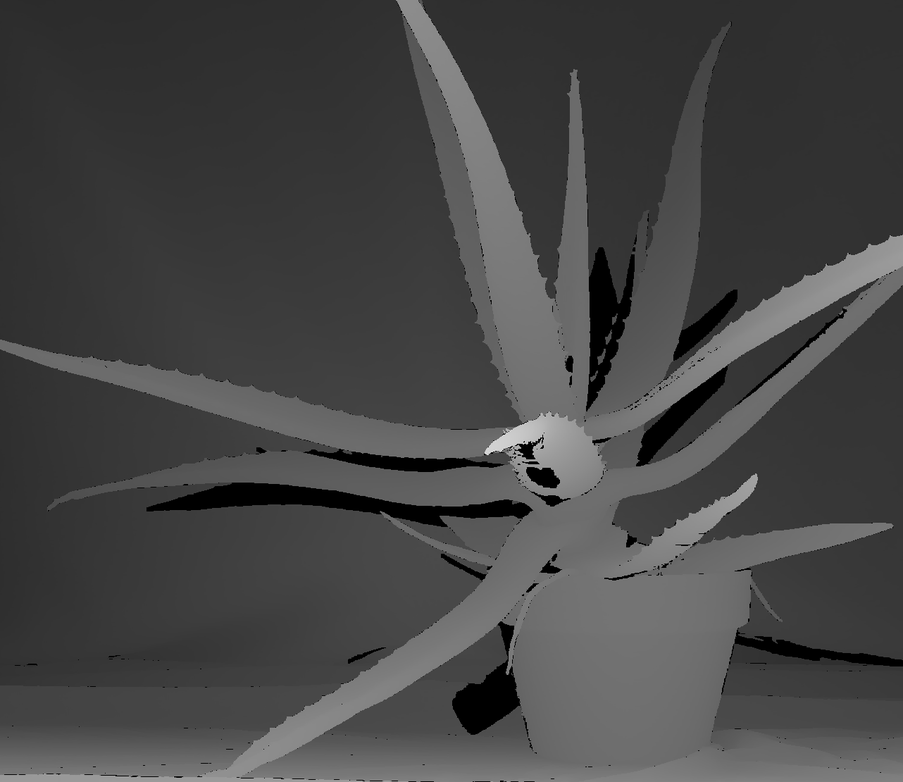
//> input picture images/aloeGT.png, 903 x 782 px, shrunk from 1282 x 1110 before the run, given in place of abc.png, which was not available
$ ./053-二值图像分析_使用Hu矩实现轮廓匹配_   (built with g++ and OpenCV 4)
//> lines starting //> are read from the running program, lines starting //| are printed output that depends on the picture; after the words box and inside, x2 and y2 are one past the last pixel; in counts of white or black regions, pixels touching at a corner belong together; pictures that were not available may be replaced by others from this repository, and a replacement may not be noted
#include <iostream>
#include <opencv2/opencv.hpp>

using namespace std;
using namespace cv;

void contours_info(Mat &image, vector<vector<Point>> &pts);

/*
 * 二值图像分析(使用Hu矩实现轮廓匹配)
 */
int main() {
    Mat src = imread("../images/abc.png");
//> src is the input picture: 782 rows x 903 cols, CV_8UC3; min 0, max 233, mean 69.8
    Mat src2 = imread("../images/a5.png");
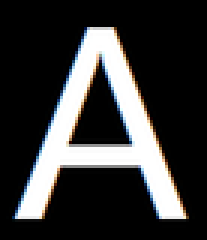
//> input picture images/a5.png, 69 x 80 px, shrunk from 98 x 114 before the run (shown 3 times larger)
//> src2 is the input picture: 80 rows x 69 cols, CV_8UC3; mean B, G, R 56.7, 56.7, 56.7
    if (src.empty() || src2.empty()) {
        cout << "could not load image.." << endl;
    }
    imshow("input", src);
    imshow("input1", src2);

    // 轮廓发现
    vector<vector<Point>> contours1;
    vector<vector<Point>> contours2;
    contours_info(src, contours1);
//> in contours_info, `threshold(gray, binary, 0, 255, THRESH_BINARY | THRESH_OTSU);`:
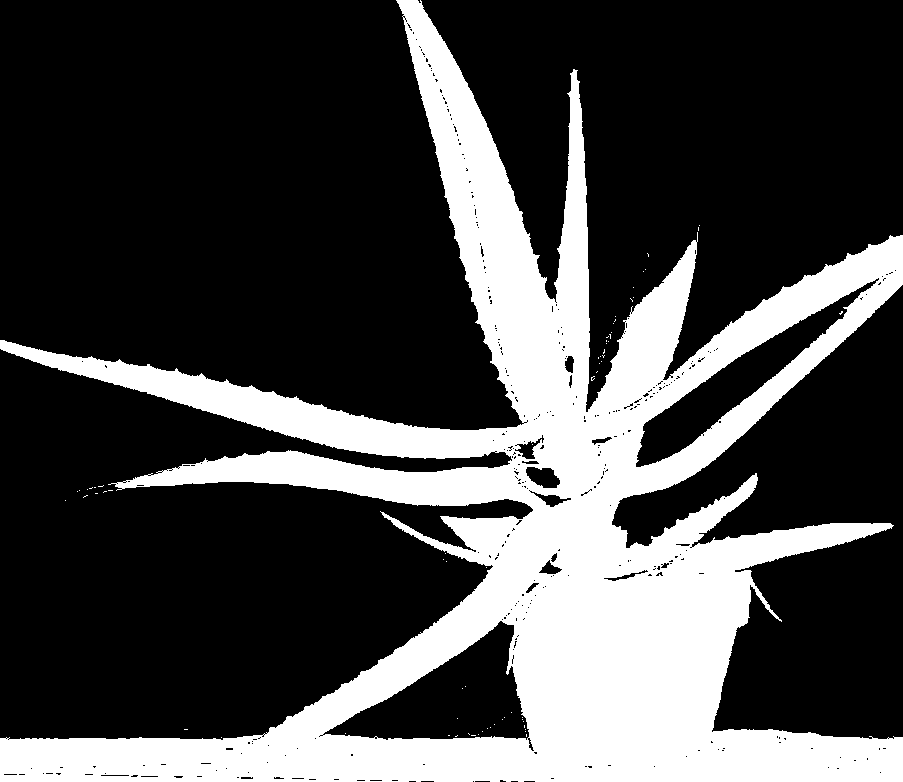
//> binary: 782 rows x 903 cols, CV_8UC1; 28.1% white; 68 white regions (67 under 20 px)
//> in contours_info, `findContours(binary, pts, hierarchy, RETR_EXTERNAL, CHAIN_APPROX_SIMPL..`: pts = 43 contours, 42 with area under 20; largest, box (x1, y1, x2, y2) and area: (0, 0, 903, 782) 217781
//> contours1 has the same summary as pts in contours_info
    contours_info(src2, contours2);
//> in contours_info (call 2), `cvtColor(image, gray, COLOR_BGR2GRAY);`:
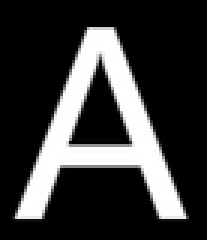
//> gray: 80 rows x 69 cols, CV_8UC1 (shown 3 times larger); min 0, max 255, mean 56.7
//> in contours_info (call 2), `threshold(gray, binary, 0, 255, THRESH_BINARY | THRESH_OTSU);`:
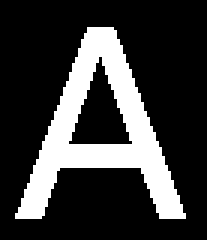
//> binary: 80 rows x 69 cols, CV_8UC1 (shown 3 times larger); 22.9% white; 1 white region
//> in contours_info (call 2), `findContours(binary, pts, hierarchy, RETR_EXTERNAL, CHAIN_APPROX_SIMPL..`: pts = 1 contour; box (x1, y1, x2, y2) and area: (5, 9, 62, 73) 1461
//> contours2 has the same summary as pts in contours_info

    // 几何矩计算与hu矩计算
    Moments mm2 = moments(contours2[0]);
//> mm2 = moments, m00 1461, centre m10/m00, m01/m00 = (33.15, 42.19)
    Mat hu2;
    HuMoments(mm2, hu2);
//> hu2 = [0.261, 0.00316, 0.0128, 0.000719, -2.18e-06, 4.04e-05, 5.79e-08]

    // 轮廓匹配
    for (size_t t = 0; t < contours1.size(); ++t) {
        Moments mm = moments(contours1[t]);
        Mat hu;
        HuMoments(mm, hu);
        double dist = matchShapes(hu, hu2, CONTOURS_MATCH_I1, 0);
        if (dist < 1) {
            drawContours(src, contours1, t, Scalar(0,0,255), 2);
        }
    }
//> this loop made 43 passes
//> dist on passes 1 to 12: 1.8e+308, 1.8e+308, 1.8e+308, 1.8e+308, 1.8e+308, 1.8e+308, 1.8e+308, 1.8e+308, 1.8e+308, 1.8e+308, 1.8e+308, 1.8e+308

    imshow("match_result", src);

    waitKey(0);
    return 0;
}

void contours_info(Mat &image, vector<vector<Point>> &pts) {
    Mat gray, binary;
    vector<Vec4i> hierarchy;
    cvtColor(image, gray, COLOR_BGR2GRAY);
    threshold(gray, binary, 0, 255, THRESH_BINARY | THRESH_OTSU);
    findContours(binary, pts, hierarchy, RETR_EXTERNAL, CHAIN_APPROX_SIMPLE);
}
